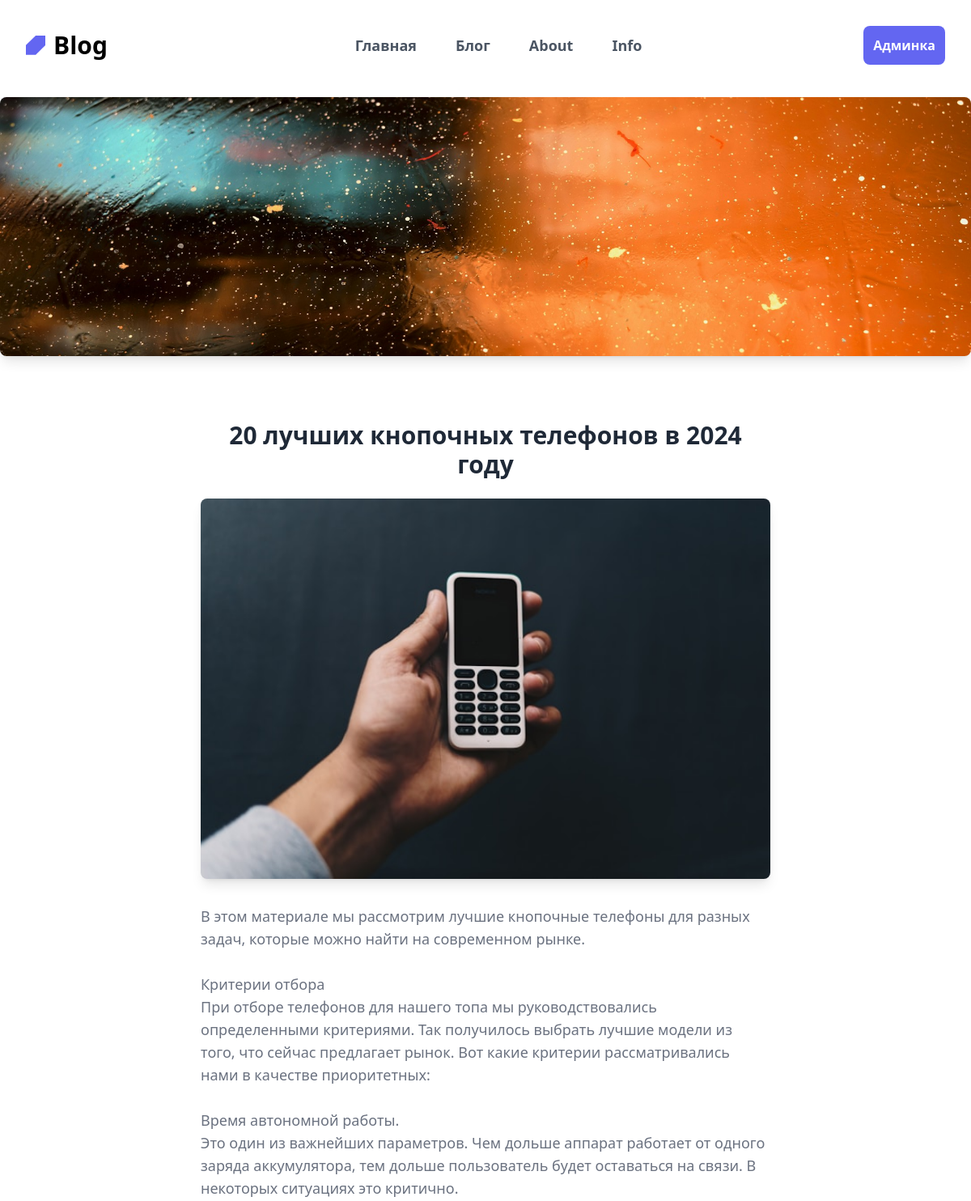
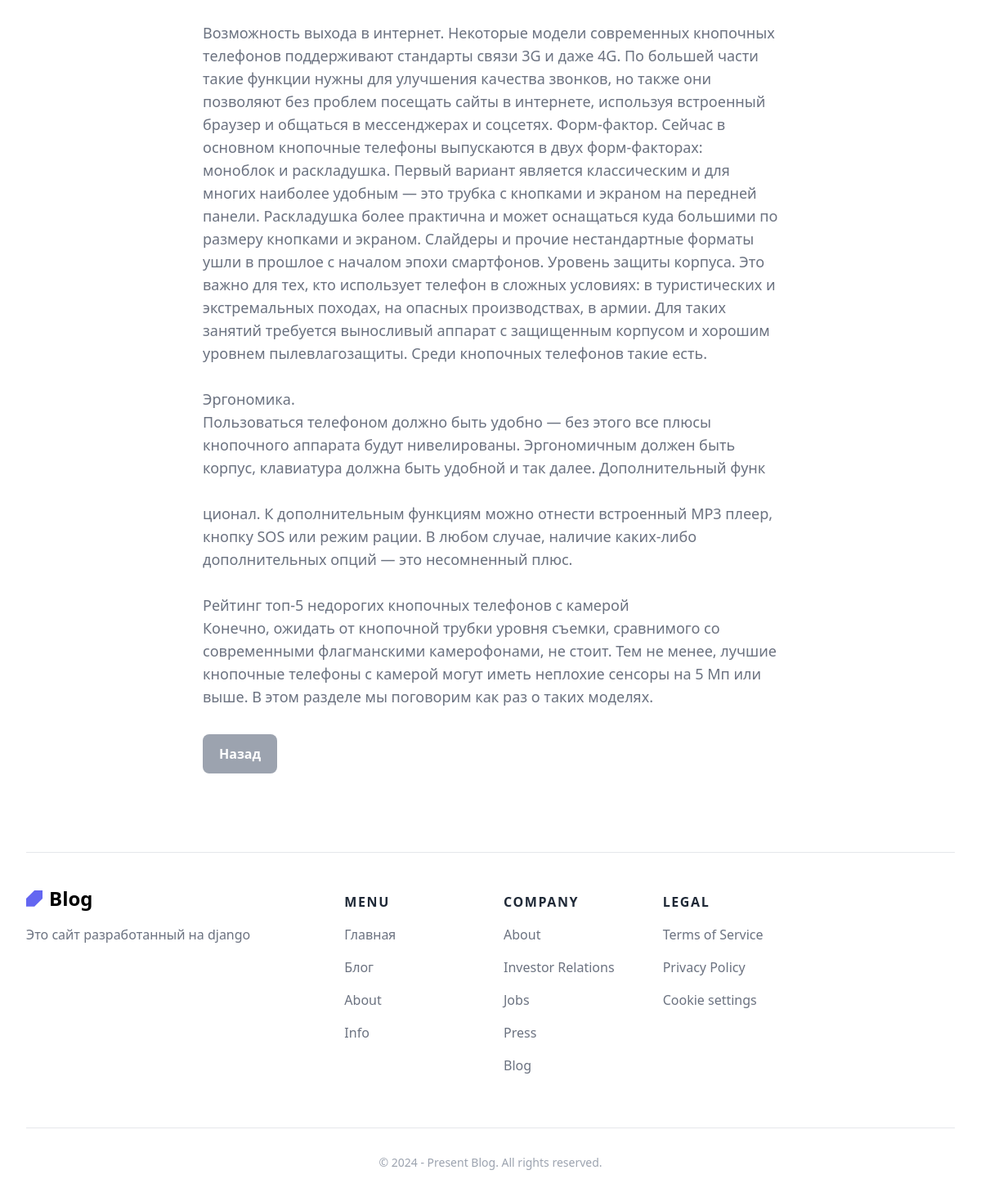
Page /blog/20-luchshih-knopochnyh-telefonov-v-2024-godu/ on the committed database (2 pictures, top to bottom).
### blog/models.py (models this page shows, shortened)
class Blog(models.Model):
    rubric = models.CharField(max_length=255, verbose_name='Рубрика')
    title = models.CharField(max_length=255, verbose_name='Заголовок')
    slug = models.SlugField(max_length=255, unique=True, db_index=True, verbose_name='slug')
    cover_photo = models.ImageField(upload_to='photos/articles/')
    article_head_photo = models.ImageField(upload_to='photos/articles/')
    short = models.TextField(blank=True, verbose_name='Короткое описание')
    text = models.TextField(blank=True, verbose_name='Текст')
    time_create = models.DateTimeField(auto_now_add=True, verbose_name='Создание')
    time_update = models.DateTimeField(auto_now=True, verbose_name='Обновлено')
    is_published = models.BooleanField(default=True, verbose_name='Опубликован')
    class Meta:
        verbose_name = 'Блог'
        verbose_name_plural = 'Блог'
        ordering = ['time_create', 'title']

### blog/views.py (the view)
# urls.py: path('blog/<slug:slug>/', BlogDetail.as_view(), name='blogdetail'),
class BlogDetail(DetailView):
    model = Blog
    template_name = 'blog/blogdetail.html'
    slug_url_kwarg = 'slug'
    context_object_name = 'blog'

### blog/templates/blog/blogdetail.html
{% extends 'blog/layout.html' %}
{% load static %}
{% block content %}
<div class="relative mb-6 overflow-hidden rounded-lg bg-gray-100 shadow-lg md:mb-8">
      <img src="{{ blog.article_head_photo.url }}" loading="lazy" alt="{{ blog.title }}" class="h-40 md:h-80 w-full object-cover object-center" />
    </div>
<div class="bg-white py-6 sm:py-8 lg:py-12">
  <div class="mx-auto max-w-screen-md px-4 md:px-8">
    <h1 class="mb-4 text-center text-2xl font-bold text-gray-800 sm:text-3xl md:mb-6">
      {{ blog.title }}
    </h1>
    <div class="relative mb-6 overflow-hidden rounded-lg bg-gray-100 shadow-lg md:mb-8">
      <img src="{{ blog.cover_photo.url }}" loading="lazy" alt="Photo by Minh Pham" class="h-full w-full object-cover object-center" />
    </div>
    <p class="mb-6 text-gray-500 sm:text-lg md:mb-8">
      {{ blog.text|safe  }}
    </p>
    <a href="{% url 'blog' %}" class="inline-block rounded-lg bg-gray-400 px-5 py-3 text-center text-sm font-semibold text-white outline-none ring-indigo-300 transition duration-100 hover:bg-gray-600 focus-visible:ring active:bg-gray-700 md:text-base">Назад</a>
  </div>
</div>
{% endblock %}

### rows in the picture
Blog: article_head_photo (picture), title "20 лучших кнопочных телефонов в 2024 году", cover_photo (picture), text "В этом материале мы рассмотрим лучшие кнопочные телефоны для разных задач, которые можно найти на современном рынке. Критерии отбора При отборе телефонов для нашего топа мы руководствовались определенными критериями. Так получилось выбрать лучшие модели из того, что сейчас предлагает рынок. Вот какие критерии рассматривались нами в качестве приоритетных: Время автономной работы. Это один из важнейших параметров. Чем дольше аппарат работает от одного заряда аккумулятора, тем дольше пользователь будет оставаться на связи. В некоторых ситуациях это критично. Возможность выхода в интернет. Некоторые модели современных кнопочных телефонов поддерживают стандарты связи 3G и даже 4G. По большей…"
